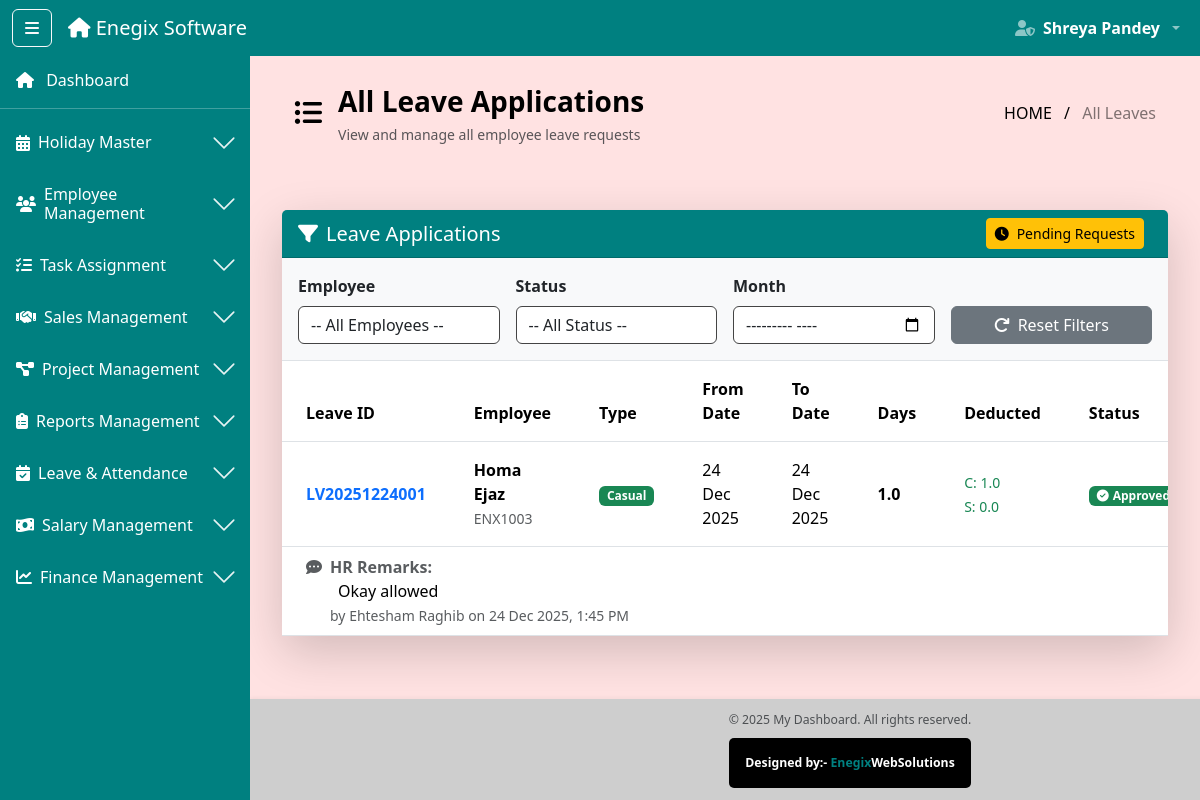
Screenshot of /leave/all/ (signed in) with the database file from the repository.
### software_app/models.py (models this page shows, shortened)
class LeaveApplication(models.Model):
    LEAVE_TYPE_CHOICES = (
        ('casual', 'Casual Leave'),
        ('sick', 'Sick Leave'),
        ('combined', 'Combined Leave'),
    )
    STATUS_CHOICES = (
        ('pending', 'Pending'),
        ('approved', 'Approved'),
        ('rejected', 'Rejected'),
    )
    leave_id = models.CharField(max_length=15, unique=True, editable=False)
    employee = models.ForeignKey(Employee, on_delete=models.CASCADE, related_name='leave_applications')
    employee_id_display = models.CharField(max_length=10)
    employee_name = models.CharField(max_length=100)
    employee_role = models.CharField(max_length=50)
    leave_type = models.CharField(max_length=20, choices=LEAVE_TYPE_CHOICES)
    from_date = models.DateField()
    to_date = models.DateField()
    total_days = models.IntegerField(help_text="Total working days requested")
    casual_days_requested = models.IntegerField(default=0)
    sick_days_requested = models.IntegerField(default=0)
    casual_days_deducted = models.IntegerField(default=0)
    sick_days_deducted = models.IntegerField(default=0)
    unpaid_days = models.IntegerField(default=0)
    reason = models.TextField()
    attachment = models.FileField(upload_to='leave_attachments/', blank=True, null=True)
    status = models.CharField(max_length=20, choices=STATUS_CHOICES, default='pending')
    approved_by_name = models.CharField(max_length=100, blank=True, null=True)
    approved_by_role = models.CharField(max_length=50, blank=True, null=True)
    approval_date = models.DateTimeField(blank=True, null=True)
    hr_remarks = models.TextField(blank=True, null=True)
    applied_date = models.DateTimeField(auto_now_add=True)
    updated_at = models.DateTimeField(auto_now=True)
    is_active = models.BooleanField(default=True)
    days_actually_taken = models.IntegerField(default=0)
    refund_processed = models.BooleanField(default=False)
    class Meta:
        ordering = ['-applied_date']

### software_app/decorators.py (the view)
        @wraps(view_func)
        def wrapper(request, *args, **kwargs):
            if 'user_id' not in request.session:
                messages.error(request, 'Please login first!')
                return redirect('login')
            user_role = request.session.get('role')
            if user_role not in allowed_roles:
                messages.error(request, 'You do not have permission to access this page!')
                return redirect('dashboard')
            return view_func(request, *args, **kwargs)

### software_app/context_processors.py (called while the page is built)
def user_context(request):
    return {
        'session_user_name': request.session.get('full_name', ''),
        'session_user_role': request.session.get('role', ''),
        'session_user_email': request.session.get('email', ''),
        'is_logged_in': 'user_id' in request.session,
    }

### software_app/views.py (called while the page is built, shortened)
@check_blocked_user
@login_required
@role_required(['hr', 'admin', 'super_admin'])
def all_leave_applications(request):
    employees = Employee.objects.filter(is_active=True).order_by('full_name')
    applications = LeaveApplication.objects.filter(is_active=True).select_related('employee')
    employee_filter = request.GET.get('employee')
    if employee_filter:
        applications = applications.filter(employee_id=employee_filter)
    status_filter = request.GET.get('status')
    if status_filter:
        applications = applications.filter(status=status_filter)
    month_filter = request.GET.get('month')
    applications = applications.order_by('-applied_date')
    return render(request, 'Leave/all_leave_applications.html', {
        'applications': applications,
        'employees': employees
    })

### software_app/templates/Leave/all_leave_applications.html (shortened to what this page needs)
{% extends 'base2.html' %}
{% load static %}
{% block content %}
<div class="ribbon-header d-flex justify-content-between align-items-center px-4 pb-5 mb-3" style="color: black">
  <div class="d-flex align-items-center">
    <i class="fas fa-list-ul me-3 fs-3"></i>
    <div>
      <div class="fw-bold fs-3">All Leave Applications</div>
      <small class="text-muted">View and manage all employee leave requests</small>
    </div>
  </div>
  <div class="breadcrumb-text text-end">
    <span class="text-black">HOME</span>
    <span class="mx-2 text-black">/</span>
    <span class="text-black-50">All Leaves</span>
  </div>
</div>
<div class="container-fluid">
  <div class="row">
    <div class="col-md-12">
      <div class="card shadow-lg border-0 rounded-3">
        <div class="card-header table-title-bar text-white d-flex justify-content-between align-items-center">
          <h5 class="mb-0">
            <i class="fas fa-filter me-2"></i>Leave Applications
          </h5>
          <div>
            <a href="{% url 'pending_leave_requests' %}" class="btn btn-warning btn-sm me-2">
              <i class="fas fa-clock me-2"></i>Pending Requests
            </a>
          </div>
        </div>
        <div class="card-body border-bottom bg-light">
          <form method="GET" class="row g-3" id="filterForm">
            <div class="col-md-3">
              <label class="form-label fw-bold">Employee</label>
              <select name="employee" class="form-control" onchange="document.getElementById('filterForm').submit()">
                <option value="">-- All Employees --</option>
              </select>
            </div>
            <div class="col-md-3">
              <label class="form-label fw-bold">Status</label>
              <select name="status" class="form-control" onchange="document.getElementById('filterForm').submit()">
                <option value="">-- All Status --</option>
              </select>
            </div>
            <div class="col-md-3">
              <label class="form-label fw-bold">Month</label>
              <input type="month" name="month" class="form-control" value="{{ request.GET.month }}" onchange="document.getElementById('filterForm').submit()">
            </div>
            <div class="col-md-3">
              <label class="form-label fw-bold">&nbsp;</label>
              <div class="d-grid">
                <a href="{% url 'all_leave_applications' %}" class="btn btn-secondary">
                  <i class="fas fa-redo me-2"></i>Reset Filters
                </a>
              </div>
            </div>
          </form>
        </div>
        <div class="card-body p-0">
          {% if applications %}
          <div class="table-responsive">
            <table class="table table-hover align-middle mb-0">
              <thead class="bg-dark text-white">
                <tr>
                  <th class="px-4 py-3">Leave ID</th>
                  <th class="px-4 py-3">Employee</th>
                  <th class="px-4 py-3">Type</th>
                  <th class="px-4 py-3">From Date</th>
                  <th class="px-4 py-3">To Date</th>
                  <th class="px-4 py-3">Days</th>
                  <th class="px-4 py-3">Deducted</th>
                  <th class="px-4 py-3">Status</th>
                </tr>
              </thead>
              <tbody>
                {% for app in applications %}
                <tr>
                  <td class="px-4 py-3">
                    <strong class="text-primary">{{ app.leave_id }}</strong>
                  </td>
                  <td class="px-4 py-3">
                    <div>
                      <strong>{{ app.employee_name }}</strong>
                      <br>
                      <small class="text-muted">{{ app.employee_id_display }}</small>
                    </div>
                  </td>
                  <td class="px-4 py-3">
                    {% if app.leave_type == 'casual' %}
                      <span class="badge bg-success">Casual</span>
                    {% elif app.leave_type == 'sick' %}
                      <span class="badge bg-info">Sick</span>
                    {% else %}
                      <span class="badge bg-secondary">Unpaid</span>
                    {% endif %}
                  </td>
                  <td class="px-4 py-3">{{ app.from_date|date:"d M Y" }}</td>
                  <td class="px-4 py-3">{{ app.to_date|date:"d M Y" }}</td>
                  <td class="px-4 py-3">
                    <strong>{{ app.total_days|floatformat:1 }}</strong>
                  </td>
                  <td class="px-4 py-3">
                    {% if app.status == 'approved' %}
                      <small class="text-success">
                        C: {{ app.casual_days_deducted|floatformat:1 }}<br>
                        S: {{ app.sick_days_deducted|floatformat:1 }}
                      </small>
                    {% else %}
                      <small class="text-muted">-</small>
                    {% endif %}
                  </td>
                  <td class="px-4 py-3">
                    {% if app.status == 'pending' %}
                      <span class="badge bg-warning text-dark">
                        <i class="fas fa-clock me-1"></i>Pending
                      </span>
                    {% elif app.status == 'approved' %}
                      <span class="badge bg-success">
                        <i class="fas fa-check-circle me-1"></i>Approved
                      </span>
                    {% elif app.status == 'rejected' %}
                      <span class="badge bg-danger">
                        <i class="fas fa-times-circle me-1"></i>Rejected
                      </span>
                    {% endif %}
                  </td>
                </tr>
                {% if app.hr_remarks and app.status != 'pending' %}
                <tr class="bg-light">
                  <td colspan="10" class="px-4 py-2">
                    <div class="d-flex align-items-start">
                      <i class="fas fa-comment-dots text-muted me-2 mt-1"></i>
                      <div>
                        <strong class="text-muted">HR Remarks:</strong>
                        <p class="mb-0 ms-2">{{ app.hr_remarks }}</p>
                        <small class="text-muted">
                          by {{ app.approved_by_name }} on {{ app.approval_date|date:"d M Y, g:i A" }}
                        </small>
                      </div>
                    </div>
                  </td>
                </tr>
                {% endif %}
                {% endfor %}
              </tbody>
            </table>
          </div>
          {% else %}
          <div class="text-center py-5">
            <i class="fas fa-inbox fa-3x text-muted mb-3"></i>
            <h5 class="text-muted">No Leave Applications Found</h5>
            <p class="text-muted">No applications match your filter criteria.</p>
          </div>
          {% endif %}
        </div>
      </div>
    </div>
  </div>
</div>
{% endblock %}

### software_app/static/css/style.css (style rules this page uses)
body { min-height: 100vh; background-color: #f8f9fa; transition: margin-left 0.3s ease; display: flex; flex-direction: column; }
html, body { overflow-x: hidden; width: 100%; }
.table-title-bar { background-color:#008080; }

### software_app/templates/Leave/all_leave_applications.html (style rules this page uses)
.form-control { border: 1.5px solid #444 !important; }

### rows the page displays
LeaveApplication: leave_id "LV20251224001", employee_name "Homa Ejaz", employee_id_display "ENX1003", leave_type "Casual", from_date "24 Dec 2025", to_date "24 Dec 2025", total_days "1.0", casual_days_deducted "1.0", sick_days_deducted "0.0", status "approved" (drawn), hr_remarks "Okay allowed", approved_by_name "Ehtesham Raghib", approval_date "24 Dec 2025, 1:45 PM"

### other values shown
{{ request.session.full_name }} "Shreya Pandey"
